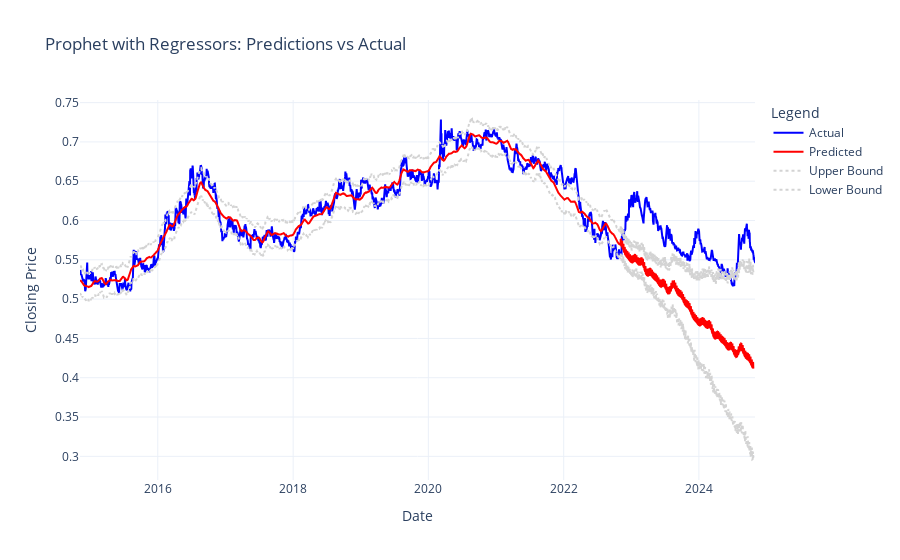

Notebook code cell kept with this figure:
### Code cell
import pandas as pd
from prophet import Prophet
import plotly.graph_objects as go
from sklearn.metrics import mean_absolute_error, mean_squared_error
import numpy as np

# Load the data
# Ensure your dataset has columns like 'Date', 'Closing_price', 'RSI', 'MACD', etc.
df = jpy_inr  # Replace `jpy_inr` with your actual dataframe variable
print("Columns in dataset:", df.columns)

# Rename columns as Prophet requires 'ds' (date) and 'y' (target)
df.rename(columns={'Date': 'ds', 'Closing_price': 'y'}, inplace=True)

# Drop missing values
df.dropna(inplace=True)

# Specify the additional regressors
regressors = [
    'Deseasonalized_Day_high', 'Deseasonalized_Day_low',
    'Deseasonalized_Open_price', 'EMA_100', 'EMA_200', 'EMA_50', 'RSI',
    'MACD', 'Signal_Line', 'MACD_Histogram', 'SMA', 'Upper Band', 'Lower Band'
]

# Ensure all specified regressors are present in the dataset
missing_regressors = [r for r in regressors if r not in df.columns]
if missing_regressors:
    raise ValueError(f"Missing regressors in dataset: {missing_regressors}")

# Initialize the Prophet model with tuned hyperparameters
prophet_model = Prophet(
    changepoint_prior_scale=best_params['changepoint_prior_scale'],
    seasonality_prior_scale=best_params['seasonality_prior_scale'],
    holidays_prior_scale=best_params['holidays_prior_scale'],
    changepoint_range=best_params['changepoint_range'],
    growth=best_params['growth']
)

# Set the random state for reproducibility
prophet_model.random_state = 42

# Add each regressor to the Prophet model
for regressor in regressors:
    prophet_model.add_regressor(regressor)

# Split data into training and testing sets (80% train, 20% test)
train_size = int(0.8 * len(df))
train = df[:train_size]
test = df[train_size:]


# Train the model
#best_model.fit(train[['ds', 'y'] + regressors ])

# Create a future dataframe for predictions
future = best_model.make_future_dataframe(periods=len(test)+200)
for regressor in regressors:
    future[regressor] = df[regressor]



# Make predictions
forecast = best_model.predict(future)

# Evaluate model performance
def evaluate_model(y_true, y_pred):
    mae = mean_absolute_error(y_true, y_pred)
    mse = mean_squared_error(y_true, y_pred)
    rmse = np.sqrt(mse)
    mape = np.mean(np.abs((y_true - y_pred) / y_true)) * 100
    accuracy = 100 - mape
    r2 = r2_score(y_true, y_pred)
    return mae, mse, rmse, mape, accuracy , r2

# Evaluate on train and test sets
train_forecast = best_model.predict(train[['ds'] + regressors ])
train_yhat = train_forecast['yhat'].values
train_metrics = evaluate_model(train['y'].values, train_yhat)

test_forecast = best_model.predict(test[['ds'] + regressors ])
test_yhat = test_forecast['yhat'].values
test_metrics = evaluate_model(test['y'].values, test_yhat)

# Print metrics
print("Train Metrics:")
print(f"MAE: {train_metrics[0]:.4f}, MSE: {train_metrics[1]:.4f}, RMSE: {train_metrics[2]:.4f}, MAPE: {train_metrics[3]:.2f}%, Accuracy: {train_metrics[4]:.2f}%")
print("\nTest Metrics:")
print(f"MAE: {test_metrics[0]:.4f}, MSE: {test_metrics[1]:.4f}, RMSE: {test_metrics[2]:.4f}, MAPE: {test_metrics[3]:.2f}%, Accuracy: {test_metrics[4]:.2f}%")

# Plot predictions vs actual values
fig = go.Figure()

# Plot actual values
fig.add_trace(go.Scatter(x=df['ds'], y=df['y'], mode='lines', name='Actual', line=dict(color='blue')))

# Plot predicted values
fig.add_trace(go.Scatter(x=forecast['ds'], y=forecast['yhat'], mode='lines', name='Predicted', line=dict(color='red')))

# Plot upper and lower bounds
fig.add_trace(go.Scatter(
    x=forecast['ds'], y=forecast['yhat_upper'], mode='lines', name='Upper Bound',
    line=dict(color='lightgrey', dash='dot')
))
fig.add_trace(go.Scatter(
    x=forecast['ds'], y=forecast['yhat_lower'], mode='lines', name='Lower Bound',
    line=dict(color='lightgrey', dash='dot')
))

# Update layout
fig.update_layout(
    title="Prophet with Regressors: Predictions vs Actual",
    xaxis_title="Date",
    yaxis_title="Closing Price",
    legend_title="Legend",
    template="plotly_white"
)

fig.show()

### Figure 1 — Plotly figure (JSON) as saved in the notebook; plotly's stock layout.template omitted (floating-point values rounded to 4 significant figures; data arrays with more than 128 entries replaced by an {"elided": "..."} marker saying what was removed)
{"data": [{"line": {"color": "blue"}, "mode": "lines", "name": "Actual", "type": "scatter", "x": {"elided": "2602 str values"}, "y": {"elided": "2602 float values"}}, {"line": {"color": "red"}, "mode": "lines", "name": "Predicted", "type": "scatter", "x": {"elided": "2802 str values"}, "y": {"elided": "2802 float values"}}, {"line": {"color": "lightgrey", "dash": "dot"}, "mode": "lines", "name": "Upper Bound", "type": "scatter", "x": {"elided": "2802 str values"}, "y": {"elided": "2802 float values"}}, {"line": {"color": "lightgrey", "dash": "dot"}, "mode": "lines", "name": "Lower Bound", "type": "scatter", "x": {"elided": "2802 str values"}, "y": {"elided": "2802 float values"}}], "layout": {"legend": {"title": {"text": "Legend"}}, "title": {"text": "Prophet with Regressors: Predictions vs Actual"}, "xaxis": {"title": {"text": "Date"}}, "yaxis": {"title": {"text": "Closing Price"}}}}
